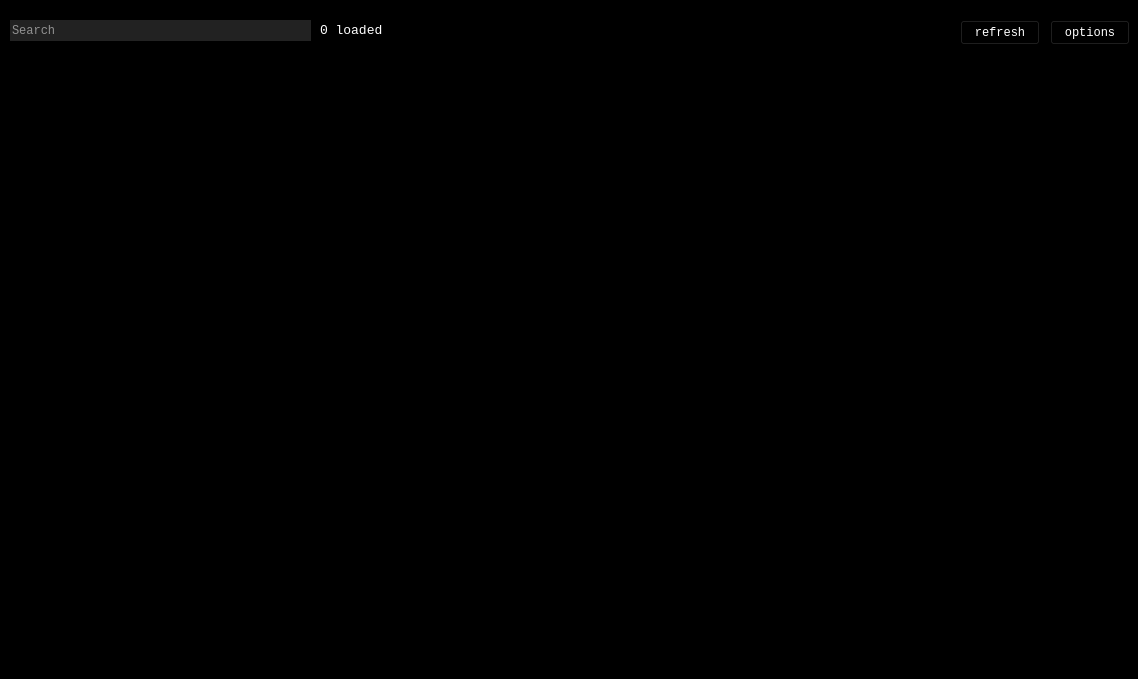
<?xml version="1.0" encoding="UTF-8"?>
<ui version="4.0">
 <class>nesca_viewer</class>
 <widget class="QMainWindow" name="nesca_viewer">
  <property name="geometry">
   <rect>
    <x>0</x>
    <y>0</y>
    <width>1138</width>
    <height>679</height>
   </rect>
  </property>
  <property name="mouseTracking">
   <bool>false</bool>
  </property>
  <property name="tabletTracking">
   <bool>false</bool>
  </property>
  <property name="acceptDrops">
   <bool>false</bool>
  </property>
  <property name="windowTitle">
   <string>nesca_viewer</string>
  </property>
  <property name="autoFillBackground">
   <bool>false</bool>
  </property>
  <property name="styleSheet">
   <string notr="true">border-color: rgb(255, 255, 255);
background-color: rgb(0, 0, 0);</string>
  </property>
  <property name="animated">
   <bool>true</bool>
  </property>
  <property name="documentMode">
   <bool>false</bool>
  </property>
  <property name="tabShape">
   <enum>QTabWidget::Triangular</enum>
  </property>
  <property name="unifiedTitleAndToolBarOnMac">
   <bool>false</bool>
  </property>
  <widget class="QWidget" name="centralwidget">
   <widget class="QLineEdit" name="lineEdit">
    <property name="enabled">
     <bool>false</bool>
    </property>
    <property name="geometry">
     <rect>
      <x>10</x>
      <y>20</y>
      <width>301</width>
      <height>21</height>
     </rect>
    </property>
    <property name="font">
     <font>
      <family>Monospace</family>
     </font>
    </property>
    <property name="autoFillBackground">
     <bool>false</bool>
    </property>
    <property name="styleSheet">
     <string notr="true">color: rgb(255, 255, 255);
background-color: rgb(34, 34, 34);</string>
    </property>
    <property name="text">
     <string/>
    </property>
    <property name="frame">
     <bool>false</bool>
    </property>
    <property name="placeholderText">
     <string>Search</string>
    </property>
    <property name="clearButtonEnabled">
     <bool>false</bool>
    </property>
   </widget>
   <widget class="QLabel" name="label_2">
    <property name="geometry">
     <rect>
      <x>320</x>
      <y>20</y>
      <width>241</width>
      <height>21</height>
     </rect>
    </property>
    <property name="font">
     <font>
      <family>Monospace</family>
      <pointsize>10</pointsize>
     </font>
    </property>
    <property name="styleSheet">
     <string notr="true">color: rgb(255, 255, 255);</string>
    </property>
    <property name="text">
     <string>0 loaded</string>
    </property>
   </widget>
   <widget class="QPlainTextEdit" name="plainTextEdit">
    <property name="geometry">
     <rect>
      <x>10</x>
      <y>590</y>
      <width>531</width>
      <height>71</height>
     </rect>
    </property>
    <property name="font">
     <font>
      <family>Monospace</family>
      <pointsize>9</pointsize>
     </font>
    </property>
    <property name="styleSheet">
     <string notr="true">color: rgb(255, 255, 255);
background-color: rgb(0, 0, 0);</string>
    </property>
    <property name="verticalScrollBarPolicy">
     <enum>Qt::ScrollBarAlwaysOff</enum>
    </property>
    <property name="horizontalScrollBarPolicy">
     <enum>Qt::ScrollBarAlwaysOff</enum>
    </property>
   </widget>
   <widget class="QScrollArea" name="scrollArea">
    <property name="geometry">
     <rect>
      <x>10</x>
      <y>60</y>
      <width>1121</width>
      <height>521</height>
     </rect>
    </property>
    <property name="styleSheet">
     <string notr="true"/>
    </property>
    <property name="widgetResizable">
     <bool>true</bool>
    </property>
    <widget class="QWidget" name="scrollAreaWidgetContents">
     <property name="geometry">
      <rect>
       <x>0</x>
       <y>0</y>
       <width>1119</width>
       <height>519</height>
      </rect>
     </property>
    </widget>
   </widget>
   <widget class="QPushButton" name="pushButton">
    <property name="geometry">
     <rect>
      <x>960</x>
      <y>20</y>
      <width>80</width>
      <height>25</height>
     </rect>
    </property>
    <property name="font">
     <font>
      <family>Monospace</family>
     </font>
    </property>
    <property name="styleSheet">
     <string notr="true">color: rgb(255, 255, 255);</string>
    </property>
    <property name="text">
     <string>refresh</string>
    </property>
   </widget>
   <widget class="QPushButton" name="pushButton_2">
    <property name="geometry">
     <rect>
      <x>1050</x>
      <y>20</y>
      <width>80</width>
      <height>25</height>
     </rect>
    </property>
    <property name="font">
     <font>
      <family>Monospace</family>
     </font>
    </property>
    <property name="styleSheet">
     <string notr="true">color: rgb(255, 255, 255);</string>
    </property>
    <property name="text">
     <string>options</string>
    </property>
   </widget>
  </widget>
 </widget>
 <resources/>
 <connections/>
</ui>
